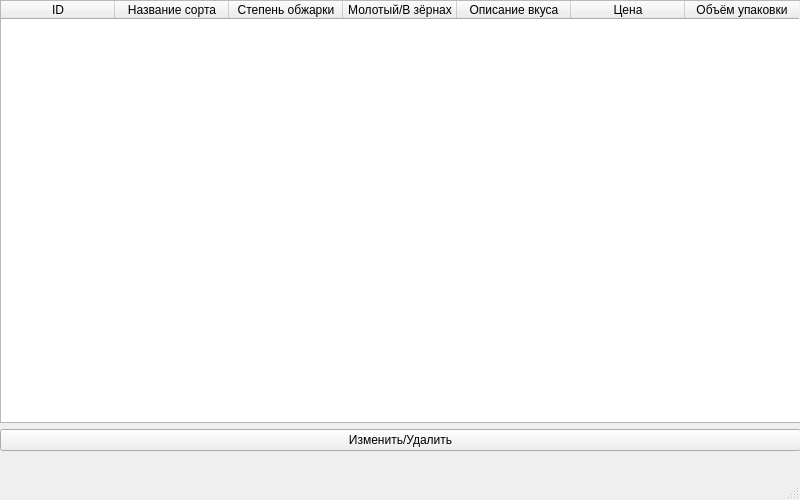
<?xml version="1.0" encoding="UTF-8"?>
<ui version="4.0">
 <class>MainWindow</class>
 <widget class="QMainWindow" name="MainWindow">
  <property name="enabled">
   <bool>true</bool>
  </property>
  <property name="geometry">
   <rect>
    <x>0</x>
    <y>0</y>
    <width>800</width>
    <height>500</height>
   </rect>
  </property>
  <property name="minimumSize">
   <size>
    <width>800</width>
    <height>500</height>
   </size>
  </property>
  <property name="maximumSize">
   <size>
    <width>800</width>
    <height>500</height>
   </size>
  </property>
  <property name="windowTitle">
   <string>MainWindow</string>
  </property>
  <widget class="QWidget" name="centralwidget">
   <widget class="QWidget" name="">
    <property name="geometry">
     <rect>
      <x>0</x>
      <y>0</y>
      <width>801</width>
      <height>451</height>
     </rect>
    </property>
    <layout class="QVBoxLayout" name="verticalLayout">
     <item>
      <widget class="QTableWidget" name="table">
       <property name="enabled">
        <bool>true</bool>
       </property>
       <attribute name="horizontalHeaderDefaultSectionSize">
        <number>114</number>
       </attribute>
       <column>
        <property name="text">
         <string>ID</string>
        </property>
       </column>
       <column>
        <property name="text">
         <string>Название сорта</string>
        </property>
       </column>
       <column>
        <property name="text">
         <string>Степень обжарки</string>
        </property>
       </column>
       <column>
        <property name="text">
         <string>Молотый/В зёрнах</string>
        </property>
       </column>
       <column>
        <property name="text">
         <string>Описание вкуса</string>
        </property>
       </column>
       <column>
        <property name="text">
         <string>Цена</string>
        </property>
       </column>
       <column>
        <property name="text">
         <string>Объём упаковки</string>
        </property>
       </column>
      </widget>
     </item>
     <item>
      <widget class="QPushButton" name="change_delete_btn">
       <property name="text">
        <string>Изменить/Удалить</string>
       </property>
      </widget>
     </item>
    </layout>
   </widget>
  </widget>
  <widget class="QMenuBar" name="menubar">
   <property name="geometry">
    <rect>
     <x>0</x>
     <y>0</y>
     <width>800</width>
     <height>21</height>
    </rect>
   </property>
  </widget>
  <widget class="QStatusBar" name="statusbar"/>
 </widget>
 <resources/>
 <connections/>
</ui>
